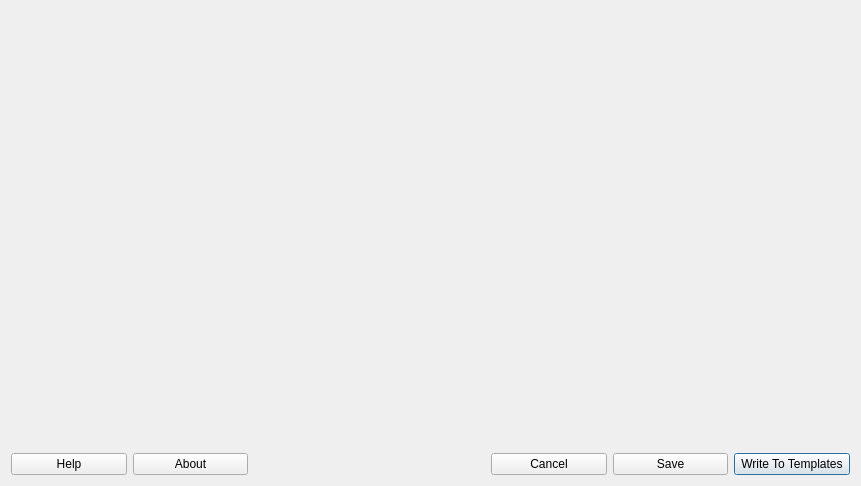
<?xml version="1.0" encoding="UTF-8"?>
<ui version="4.0">
 <author>Henrik Giesel</author>
 <class>Config</class>
 <widget class="QDialog" name="Config">
  <property name="geometry">
   <rect>
    <x>0</x>
    <y>0</y>
    <width>861</width>
    <height>486</height>
   </rect>
  </property>
  <property name="windowTitle">
   <string>Script Manager Settings</string>
  </property>
  <layout class="QGridLayout" name="gridLayout">
   <item row="1" column="0">
    <widget class="QPushButton" name="helpButton">
     <property name="text">
      <string>Help</string>
     </property>
     <property name="autoDefault">
      <bool>false</bool>
     </property>
    </widget>
   </item>
   <item row="0" column="0" colspan="7">
    <widget class="ScriptTab" name="configWidget" native="true"/>
   </item>
   <item row="1" column="1">
    <widget class="QPushButton" name="aboutButton">
     <property name="text">
      <string>About</string>
     </property>
     <property name="autoDefault">
      <bool>false</bool>
     </property>
    </widget>
   </item>
   <item row="1" column="2" colspan="2">
    <spacer name="horizontalSpacer">
     <property name="orientation">
      <enum>Qt::Horizontal</enum>
     </property>
     <property name="sizeHint" stdset="0">
      <size>
       <width>40</width>
       <height>20</height>
      </size>
     </property>
    </spacer>
   </item>
   <item row="1" column="4">
    <widget class="QPushButton" name="cancelButton">
     <property name="text">
      <string>Cancel</string>
     </property>
     <property name="autoDefault">
      <bool>false</bool>
     </property>
    </widget>
   </item>
   <item row="1" column="5">
    <widget class="QPushButton" name="saveButton">
     <property name="text">
      <string>Save</string>
     </property>
     <property name="autoDefault">
      <bool>false</bool>
     </property>
    </widget>
   </item>
   <item row="1" column="6">
    <widget class="QPushButton" name="wbButton">
     <property name="text">
      <string>Write To Templates</string>
     </property>
     <property name="default">
      <bool>true</bool>
     </property>
    </widget>
   </item>
  </layout>
 </widget>
 <customwidgets>
  <customwidget>
   <class>ScriptTab</class>
   <extends>QWidget</extends>
   <header>anki_asset_manager/src/gui_config/custom/script_tab</header>
   <container>1</container>
  </customwidget>
 </customwidgets>
 <resources/>
 <connections/>
</ui>
